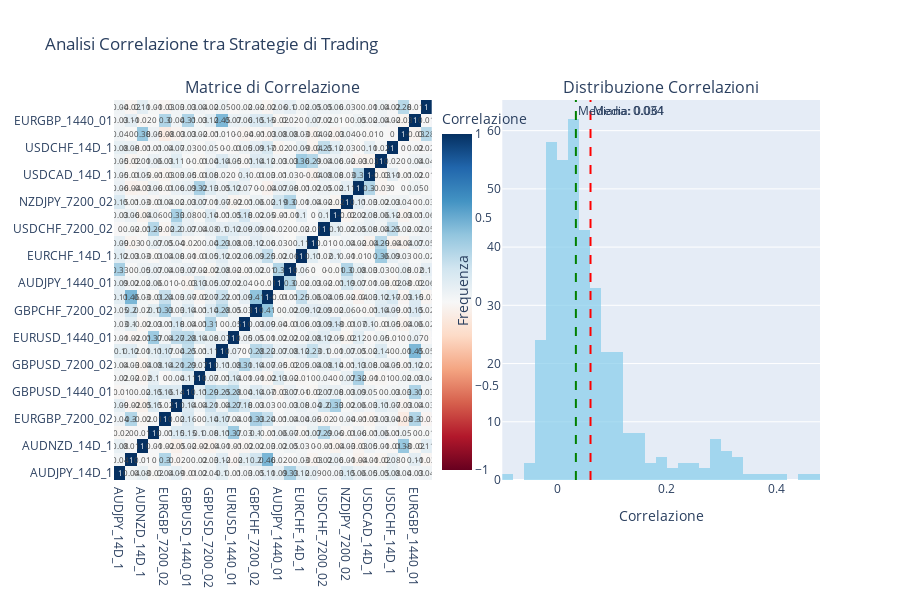

Notebook code cell kept with this figure:
### Markdown cell above
# Sezione 3: Calcolo e Visualizzazione della Matrice di Correlazione
Questa sezione calcola la matrice di correlazione tra i rendimenti delle strategie, mostra statistiche riassuntive, identifica le coppie altamente correlate e visualizza i risultati con heatmap e istogrammi.

### Code cell
# Calcolo matrice di correlazione e visualizzazione
correlation_matrix = returns_df.corr()
corr_values = correlation_matrix.values
upper_triangle = np.triu(corr_values, k=1)
non_zero_corr = upper_triangle[upper_triangle != 0]
print(f"📈 STATISTICHE CORRELAZIONE:")
print(f"   Correlazione media: {np.mean(non_zero_corr):.3f}")
print(f"   Correlazione mediana: {np.median(non_zero_corr):.3f}")
print(f"   Correlazione min: {np.min(non_zero_corr):.3f}")
print(f"   Correlazione max: {np.max(non_zero_corr):.3f}")
print(f"   Deviazione standard: {np.std(non_zero_corr):.3f}")
high_corr_threshold = 0.8
high_corr_pairs = []
for i in range(len(correlation_matrix.columns)):
    for j in range(i+1, len(correlation_matrix.columns)):
        corr_value = correlation_matrix.iloc[i, j]
        if abs(corr_value) > high_corr_threshold:
            high_corr_pairs.append((correlation_matrix.columns[i], correlation_matrix.columns[j], corr_value))
print(f"\n🚨 COPPIE AD ALTA CORRELAZIONE (|r| > {high_corr_threshold}):")
if high_corr_pairs:
    for pair1, pair2, corr in high_corr_pairs:
        print(f"   {pair1} ↔ {pair2}: {corr:.3f}")
else:
    print("   Nessuna coppia con correlazione superiore alla soglia")
fig_corr = make_subplots(
    rows=1, cols=2,
    subplot_titles=("Matrice di Correlazione", "Distribuzione Correlazioni"),
    specs=[[{"type": "heatmap"}, {"type": "histogram"}]],
    horizontal_spacing=0.1
)
fig_corr.add_trace(
    go.Heatmap(
        z=correlation_matrix.values,
        x=correlation_matrix.columns,
        y=correlation_matrix.columns,
        colorscale='RdBu',
        zmid=0,
        text=np.round(correlation_matrix.values, 2),
        texttemplate="%{text}",
        textfont={"size": 8},
        colorbar=dict(title="Correlazione", x=0.45)
    ),
    row=1, col=1
)
fig_corr.add_trace(
    go.Histogram(
        x=non_zero_corr,
        nbinsx=30,
        name="Distribuzione Correlazioni",
        marker=dict(color='skyblue', opacity=0.7)
    ),
    row=1, col=2
)
fig_corr.add_vline(
    x=np.mean(non_zero_corr), 
    line_dash="dash", 
    line_color="red",
    annotation_text=f"Media: {np.mean(non_zero_corr):.3f}",
    row=1, col=2
)
fig_corr.add_vline(
    x=np.median(non_zero_corr), 
    line_dash="dash", 
    line_color="green",
    annotation_text=f"Mediana: {np.median(non_zero_corr):.3f}",
    row=1, col=2
)
fig_corr.update_layout(
    title="Analisi Correlazione tra Strategie di Trading",
    height=600,
    showlegend=False
)
fig_corr.update_xaxes(title_text="Correlazione", row=1, col=2)
fig_corr.update_yaxes(title_text="Frequenza", row=1, col=2)
fig_corr.show()
mean_corr_per_strategy = correlation_matrix.mean().sort_values(ascending=False)
print(f"\n📊 STRATEGIE CON CORRELAZIONE MEDIA PIÙ ALTA:")
for strategy, avg_corr in mean_corr_per_strategy.head(5).items():
    print(f"   {strategy}: {avg_corr:.3f}")
print(f"\n📊 STRATEGIE CON CORRELAZIONE MEDIA PIÙ BASSA:")
for strategy, avg_corr in mean_corr_per_strategy.tail(5).items():
    print(f"   {strategy}: {avg_corr:.3f}")

### Figure 1 — Plotly figure (JSON) as saved in the notebook; plotly's stock layout.template omitted (floating-point values rounded to 4 significant figures; data arrays with more than 128 entries replaced by an {"elided": "..."} marker saying what was removed)
{"data": [{"colorbar": {"title": {"text": "Correlazione"}, "x": 0.45}, "colorscale": [[0, "rgb(103,0,31)"], [0.1, "rgb(178,24,43)"], [0.2, "rgb(214,96,77)"], [0.3, "rgb(244,165,130)"], [0.4, "rgb(253,219,199)"], [0.5, "rgb(247,247,247)"], [0.6, "rgb(209,229,240)"], [0.7, "rgb(146,197,222)"], [0.8, "rgb(67,147,195)"], [0.9, "rgb(33,102,172)"], [1, "rgb(5,48,97)"]], "text": {"elided": "28x28 float values"}, "textfont": {"size": 8}, "texttemplate": "%{text}", "type": "heatmap", "x": ["AUDJPY_14D_1", "EURGBP_14D_1", "AUDNZD_14D_1", "USDCHF_1440_01", "EURGBP_7200_02", "EURUSD_7200_02", "GBPUSD_1440_01", "USDCAD_1440_01", "GBPUSD_7200_02", "GBPCHF_1440_01", "EURUSD_1440_01", "GBPUSD_14D_1", "GBPCHF_7200_02", "GBPCHF_14D_1", "AUDJPY_1440_01", "AUDJPY_7200_02", "EURCHF_14D_1", "EURCHF_1440_01", "USDCHF_7200_02", "EURUSD_14D_1", "NZDJPY_7200_02", "USDCAD_7200_02", "USDCAD_14D_1", "EURCHF_7200_02", "USDCHF_14D_1", "AUDNZD_7200_02", "EURGBP_1440_01", "AUDNZD_1440_01"], "xaxis": "x", "y": ["AUDJPY_14D_1", "EURGBP_14D_1", "AUDNZD_14D_1", "USDCHF_1440_01", "EURGBP_7200_02", "EURUSD_7200_02", "GBPUSD_1440_01", "USDCAD_1440_01", "GBPUSD_7200_02", "GBPCHF_1440_01", "EURUSD_1440_01", "GBPUSD_14D_1", "GBPCHF_7200_02", "GBPCHF_14D_1", "AUDJPY_1440_01", "AUDJPY_7200_02", "EURCHF_14D_1", "EURCHF_1440_01", "USDCHF_7200_02", "EURUSD_14D_1", "NZDJPY_7200_02", "USDCAD_7200_02", "USDCAD_14D_1", "EURCHF_7200_02", "USDCHF_14D_1", "AUDNZD_7200_02", "EURGBP_1440_01", "AUDNZD_1440_01"], "yaxis": "y", "z": {"elided": "28x28 float values"}, "zmid": 0}, {"marker": {"color": "skyblue", "opacity": 0.7}, "name": "Distribuzione Correlazioni", "nbinsx": 30, "type": "histogram", "x": {"elided": "378 float values"}, "xaxis": "x2", "yaxis": "y2"}], "layout": {"annotations": [{"font": {"size": 16}, "showarrow": false, "text": "Matrice di Correlazione", "x": 0.225, "xanchor": "center", "xref": "paper", "y": 1, "yanchor": "bottom", "yref": "paper"}, {"font": {"size": 16}, "showarrow": false, "text": "Distribuzione Correlazioni", "x": 0.775, "xanchor": "center", "xref": "paper", "y": 1, "yanchor": "bottom", "yref": "paper"}, {"showarrow": false, "text": "Media: 0.061", "x": 0.06103, "xanchor": "left", "xref": "x2", "y": 1, "yanchor": "top", "yref": "y2 domain"}, {"showarrow": false, "text": "Mediana: 0.034", "x": 0.03433, "xanchor": "left", "xref": "x2", "y": 1, "yanchor": "top", "yref": "y2 domain"}], "height": 600, "shapes": [{"line": {"color": "red", "dash": "dash"}, "type": "line", "x0": 0.06103, "x1": 0.06103, "xref": "x2", "y0": 0, "y1": 1, "yref": "y2 domain"}, {"line": {"color": "green", "dash": "dash"}, "type": "line", "x0": 0.03433, "x1": 0.03433, "xref": "x2", "y0": 0, "y1": 1, "yref": "y2 domain"}], "showlegend": false, "title": {"text": "Analisi Correlazione tra Strategie di Trading"}, "xaxis": {"anchor": "y", "domain": [0, 0.45]}, "xaxis2": {"anchor": "y2", "domain": [0.55, 1], "title": {"text": "Correlazione"}}, "yaxis": {"anchor": "x", "domain": [0, 1]}, "yaxis2": {"anchor": "x2", "domain": [0, 1], "title": {"text": "Frequenza"}}}}
